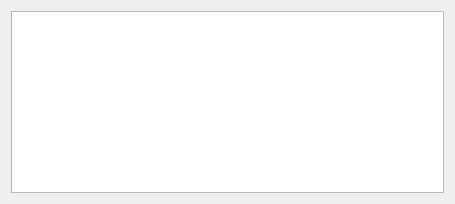
<?xml version="1.0" encoding="UTF-8"?>
<ui version="4.0">
 <class>MainBox</class>
 <widget class="QWidget" name="MainBox">
  <property name="geometry">
   <rect>
    <x>0</x>
    <y>0</y>
    <width>455</width>
    <height>204</height>
   </rect>
  </property>
  <property name="windowTitle">
   <string>Dialog</string>
  </property>
  <layout class="QHBoxLayout" name="horizontalLayout">
   <item>
    <widget class="QGraphicsView" name="graphicsView"/>
   </item>
  </layout>
 </widget>
 <tabstops>
  <tabstop>graphicsView</tabstop>
 </tabstops>
 <resources/>
 <connections/>
</ui>
